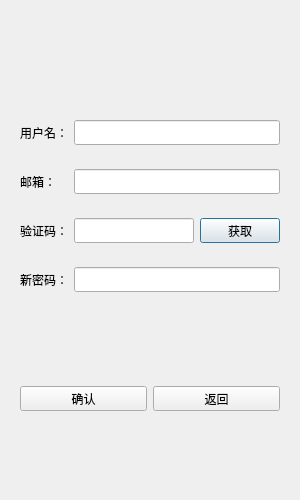
<?xml version="1.0" encoding="UTF-8"?>
<ui version="4.0">
 <class>ResetDialog</class>
 <widget class="QDialog" name="ResetDialog">
  <property name="geometry">
   <rect>
    <x>0</x>
    <y>0</y>
    <width>300</width>
    <height>500</height>
   </rect>
  </property>
  <property name="windowTitle">
   <string>ResetDialog</string>
  </property>
  <layout class="QVBoxLayout" name="verticalLayout">
   <item>
    <spacer name="verticalSpacer">
     <property name="orientation">
      <enum>Qt::Orientation::Vertical</enum>
     </property>
     <property name="sizeHint" stdset="0">
      <size>
       <width>20</width>
       <height>40</height>
      </size>
     </property>
    </spacer>
   </item>
   <item>
    <widget class="QLabel" name="err_tip">
     <property name="minimumSize">
      <size>
       <width>0</width>
       <height>25</height>
      </size>
     </property>
     <property name="maximumSize">
      <size>
       <width>16777215</width>
       <height>25</height>
      </size>
     </property>
     <property name="text">
      <string/>
     </property>
     <property name="alignment">
      <set>Qt::AlignmentFlag::AlignCenter</set>
     </property>
    </widget>
   </item>
   <item>
    <widget class="QWidget" name="widget" native="true">
     <layout class="QHBoxLayout" name="horizontalLayout">
      <item>
       <widget class="QLabel" name="user_lb">
        <property name="minimumSize">
         <size>
          <width>0</width>
          <height>25</height>
         </size>
        </property>
        <property name="maximumSize">
         <size>
          <width>16777215</width>
          <height>25</height>
         </size>
        </property>
        <property name="text">
         <string>用户名：</string>
        </property>
       </widget>
      </item>
      <item>
       <widget class="QLineEdit" name="user_edit">
        <property name="minimumSize">
         <size>
          <width>0</width>
          <height>25</height>
         </size>
        </property>
        <property name="maximumSize">
         <size>
          <width>16777215</width>
          <height>25</height>
         </size>
        </property>
       </widget>
      </item>
     </layout>
    </widget>
   </item>
   <item>
    <widget class="QWidget" name="widget_2" native="true">
     <layout class="QHBoxLayout" name="horizontalLayout_2">
      <item>
       <widget class="QLabel" name="email_lb">
        <property name="minimumSize">
         <size>
          <width>48</width>
          <height>25</height>
         </size>
        </property>
        <property name="maximumSize">
         <size>
          <width>48</width>
          <height>25</height>
         </size>
        </property>
        <property name="text">
         <string>邮箱：</string>
        </property>
       </widget>
      </item>
      <item>
       <widget class="QLineEdit" name="email_edit">
        <property name="minimumSize">
         <size>
          <width>0</width>
          <height>25</height>
         </size>
        </property>
        <property name="maximumSize">
         <size>
          <width>16777215</width>
          <height>25</height>
         </size>
        </property>
       </widget>
      </item>
     </layout>
    </widget>
   </item>
   <item>
    <widget class="QWidget" name="widget_3" native="true">
     <layout class="QHBoxLayout" name="horizontalLayout_3">
      <item>
       <widget class="QLabel" name="verify_lb">
        <property name="minimumSize">
         <size>
          <width>0</width>
          <height>25</height>
         </size>
        </property>
        <property name="maximumSize">
         <size>
          <width>16777215</width>
          <height>25</height>
         </size>
        </property>
        <property name="text">
         <string>验证码：</string>
        </property>
       </widget>
      </item>
      <item>
       <widget class="QLineEdit" name="verify_edit">
        <property name="minimumSize">
         <size>
          <width>0</width>
          <height>25</height>
         </size>
        </property>
        <property name="maximumSize">
         <size>
          <width>16777215</width>
          <height>25</height>
         </size>
        </property>
       </widget>
      </item>
      <item>
       <widget class="TimerBtn" name="verify_btn">
        <property name="minimumSize">
         <size>
          <width>0</width>
          <height>25</height>
         </size>
        </property>
        <property name="maximumSize">
         <size>
          <width>16777215</width>
          <height>25</height>
         </size>
        </property>
        <property name="text">
         <string>获取</string>
        </property>
       </widget>
      </item>
     </layout>
    </widget>
   </item>
   <item>
    <widget class="QWidget" name="widget_4" native="true">
     <layout class="QHBoxLayout" name="horizontalLayout_4">
      <item>
       <widget class="QLabel" name="pwd_lb">
        <property name="minimumSize">
         <size>
          <width>0</width>
          <height>25</height>
         </size>
        </property>
        <property name="maximumSize">
         <size>
          <width>16777215</width>
          <height>25</height>
         </size>
        </property>
        <property name="text">
         <string>新密码：</string>
        </property>
       </widget>
      </item>
      <item>
       <widget class="QLineEdit" name="pwd_edit">
        <property name="minimumSize">
         <size>
          <width>0</width>
          <height>25</height>
         </size>
        </property>
        <property name="maximumSize">
         <size>
          <width>16777215</width>
          <height>25</height>
         </size>
        </property>
       </widget>
      </item>
     </layout>
    </widget>
   </item>
   <item>
    <spacer name="verticalSpacer_2">
     <property name="orientation">
      <enum>Qt::Orientation::Vertical</enum>
     </property>
     <property name="sizeHint" stdset="0">
      <size>
       <width>20</width>
       <height>40</height>
      </size>
     </property>
    </spacer>
   </item>
   <item>
    <widget class="QWidget" name="widget_5" native="true">
     <layout class="QHBoxLayout" name="horizontalLayout_5">
      <item>
       <widget class="QPushButton" name="sure_btn">
        <property name="minimumSize">
         <size>
          <width>0</width>
          <height>25</height>
         </size>
        </property>
        <property name="maximumSize">
         <size>
          <width>16777215</width>
          <height>25</height>
         </size>
        </property>
        <property name="text">
         <string>确认</string>
        </property>
       </widget>
      </item>
      <item>
       <widget class="QPushButton" name="return_btn">
        <property name="minimumSize">
         <size>
          <width>0</width>
          <height>25</height>
         </size>
        </property>
        <property name="maximumSize">
         <size>
          <width>16777215</width>
          <height>25</height>
         </size>
        </property>
        <property name="text">
         <string>返回</string>
        </property>
       </widget>
      </item>
     </layout>
    </widget>
   </item>
   <item>
    <spacer name="verticalSpacer_3">
     <property name="orientation">
      <enum>Qt::Orientation::Vertical</enum>
     </property>
     <property name="sizeHint" stdset="0">
      <size>
       <width>20</width>
       <height>40</height>
      </size>
     </property>
    </spacer>
   </item>
  </layout>
 </widget>
 <customwidgets>
  <customwidget>
   <class>TimerBtn</class>
   <extends>QPushButton</extends>
   <header location="global">timerbtn.h</header>
  </customwidget>
 </customwidgets>
 <resources/>
 <connections/>
</ui>
